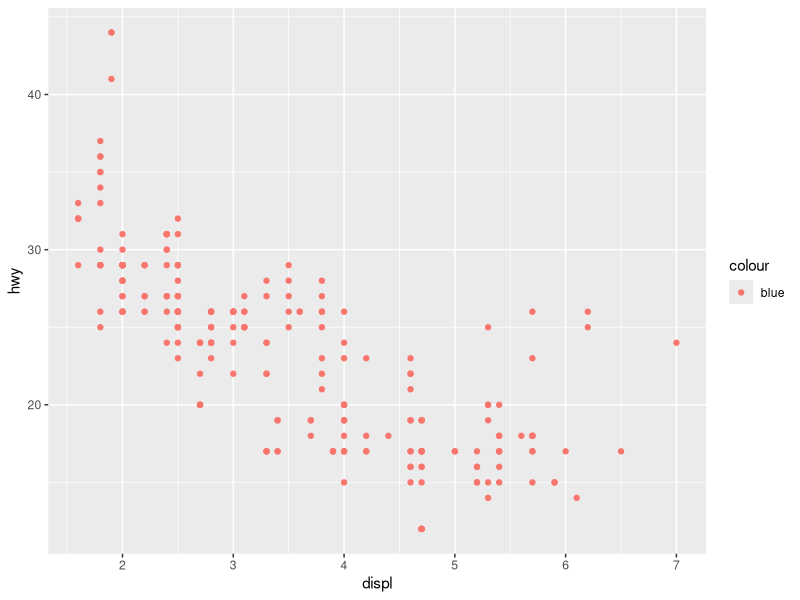
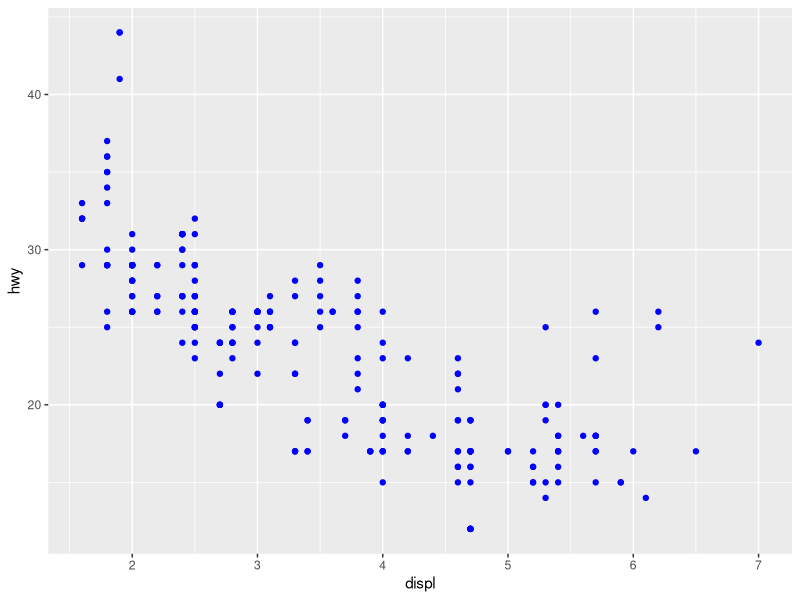
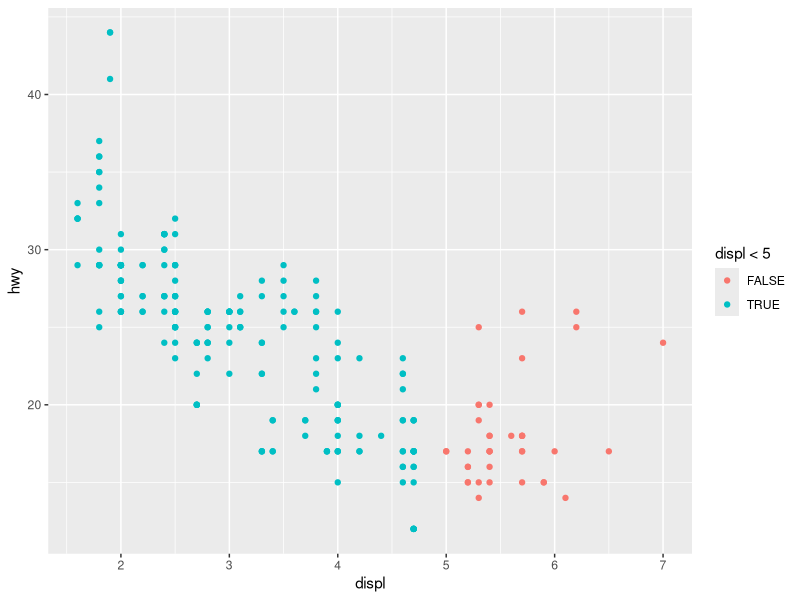
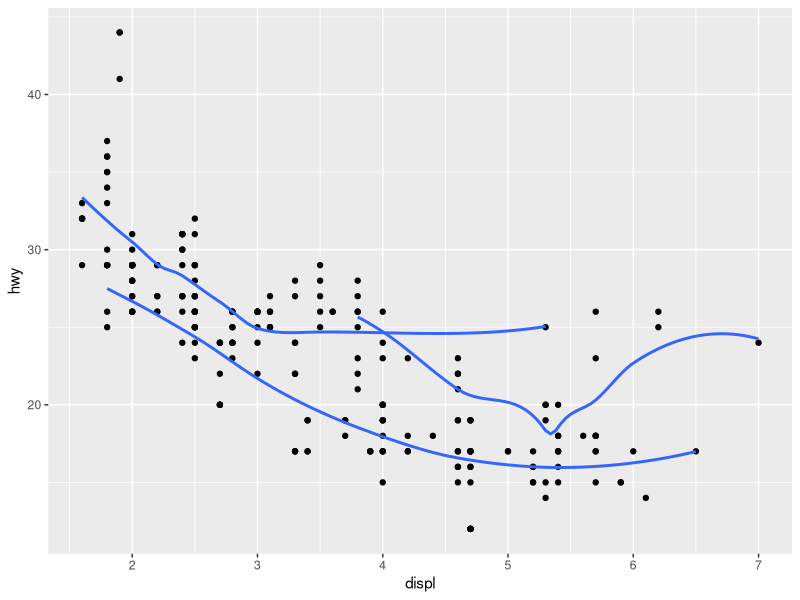
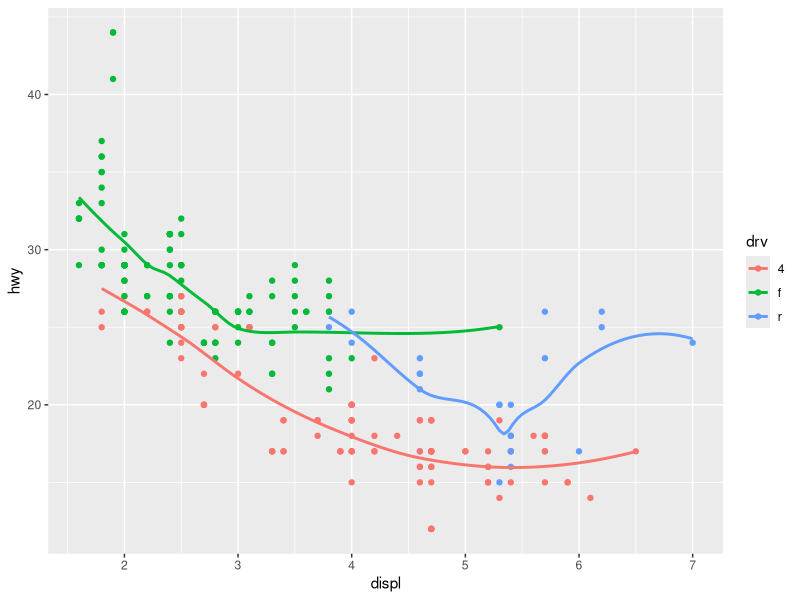
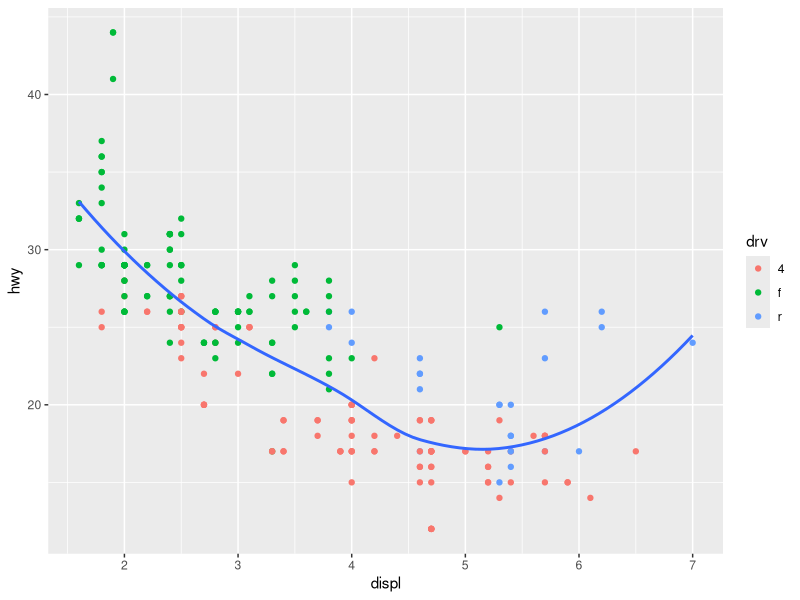
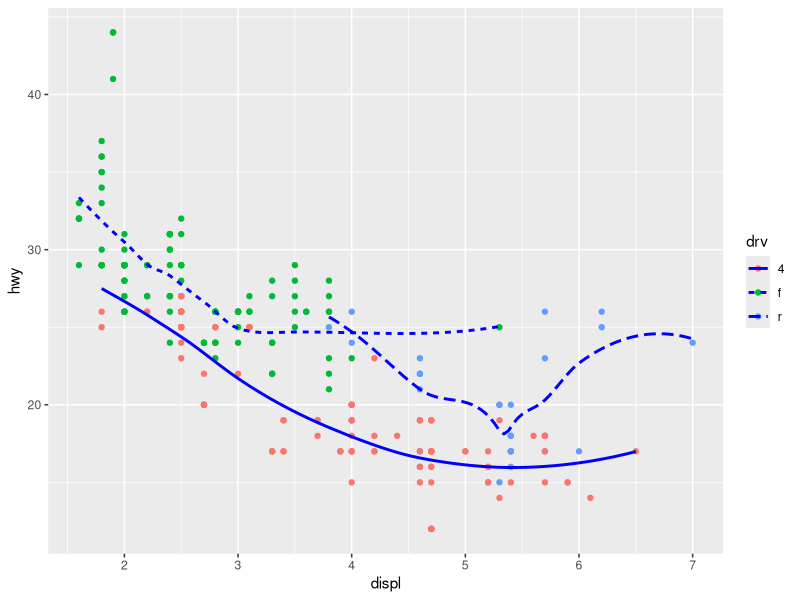
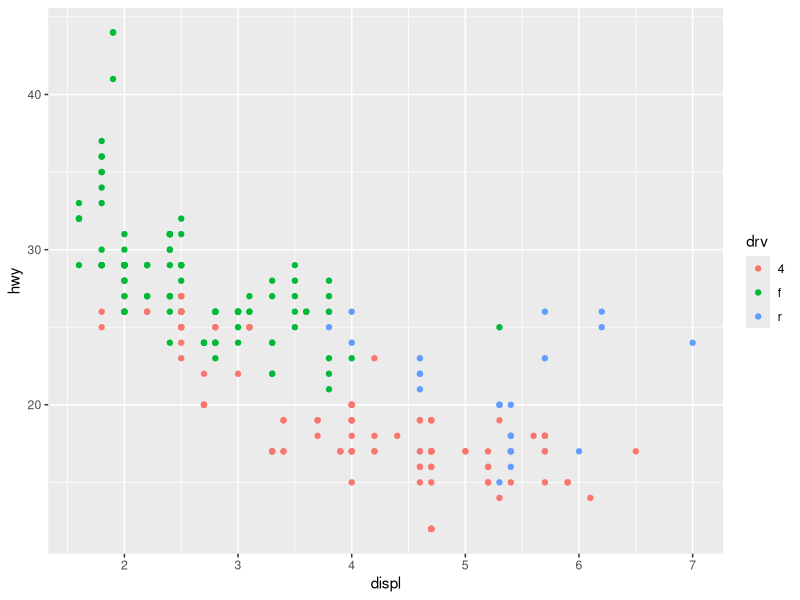

These charts were generated, in order, by the following R code:
## ---- chunk 1
# install the tidyverse package first if you have not done it yet.
#install.packages("tidyverse") # you can comment out this line after you have installed `tidyverse`

library(tidyverse) # for the `ggplot2` package
## ---- chunk 2
?mpg
dim(mpg)  # dimension of the table
names(mpg)  # list the variables in mpg
str(mpg)  # list the structures in mpg
glimpse(mpg) # get a glimpse of the mpg data
## ---- chunk 3
ggplot(data = mpg) + # plot mpg data
  geom_point(mapping = aes(x = displ, y = hwy, color = "blue")) 
## ---- chunk 4
# Enter your code here
ggplot(data = mpg) + # plot the mpg data
  geom_point(mapping = aes(x = displ, y = hwy), color = "blue") # color points blue
## ---- chunk 5
# Enter your code here
ggplot(data = mpg) + # plot mpg data
  geom_point(mapping = aes(x = displ, y = hwy, color = displ<5)) # plot data and color point less than 5 a different color
## ---- chunk 6

ggplot(data = mpg) + # plot mpg data
  geom_point(mapping = aes(x = displ, y = hwy)) + # plot points for mpg data x = displ and y = hwy
  geom_smooth(mapping = aes(x = displ, y = hwy, line = drv), se = F) # plot a line by drv tyoe and no se

## ---- chunk 7

ggplot(data = mpg) + # plot mpg data
  geom_point(mapping = aes(x = displ, y = hwy, col = drv)) + # plot points x = displ y = hwy and color by drive type
  geom_smooth(mapping = aes(x = displ, y = hwy, col = drv), se = F) # plot points x = displ y = hwy and color by drive type and no se

## ---- chunk 8

ggplot(data = mpg) + # plot mog data
  geom_point(mapping = aes(x = displ, y = hwy, color = drv)) + # plot points x = displ y = hwy and color by drive type
  geom_smooth(mapping = aes(x = displ, y = hwy), se = F) # # plot points x = displ y = hwy and no se

## ---- chunk 9

ggplot(data = mpg) + # plot mpg data
  geom_point(mapping = aes(x = displ, y = hwy, color = drv)) + # plot points x = displ y = hwy and color by drive type
  geom_smooth(mapping = aes(x = displ, y = hwy, linetype = drv ), se = F, color = "blue") # plot points x = displ y = hwy and linetype by drve, no se, and color blue

## ---- chunk 10

ggplot(data = mpg) +  # plot mpg data
  geom_point(mapping = aes(x = displ, y = hwy, color = drv)) # plot points x = displ y = hwy and color by drive type

## ---- chunk 11

ggplot(data = mpg) + # plot mpg data
  geom_point(mapping = aes(x = displ, y = hwy, color = drv)) + # plot points x = displ y = hwy and color by drive type
  facet_wrap( ~drv, nrow = 3) # facet wrap by drive with 3 rows

## ---- chunk 12

library(gridExtra) # load gridextra library
gg <- ggplot(data = mpg, # plot mpg data, with x = hwy and fill by drive
             mapping = aes(x = hwy, fill = drv)) 
plot1 <- gg + geom_bar(position="stack") # use stacks position
plot2 <- gg + geom_bar(position="identity") # use identity position
plot3 <- gg + geom_bar(position="fill") # use fill position
plot4 <- gg + geom_bar(position="dodge") # use dodge position
grid.arrange(plot1, plot2, plot3, plot4, ncol=2) # arrange grid with created plots in two columns

## ---- chunk 13
library(datasets) # load datasets library
?quakes # documentation for quakes
## ---- chunk 14
class(quakes)
head(quakes, n=5) # print first 5 rows of quakes
dim(quakes)  # dimension of the table
names(quakes)  # list the variables in quakes
str(quakes)  # list the structures in quakes
glimpse(quakes) # get a glimpse of the quakes data
## ---- chunk 15

gg1 <- ggplot(data = quakes, aes(x = mag))  # plot quakes data qith x = mag
plotA <- gg1 + # plot gg1
  geom_histogram() + # make histogram
  geom_density(aes(x = mag), color = "red") # make density curve with red color
plotA # print to check
plotB <- gg1 + # plot gg1
  geom_boxplot() # plot a boxplot
plotB# print to check
plotC <- gg1 + # print gg1
  stat_ecdf() # plot ecdf
plotC # print to check
plotD <- ggplot(quakes, aes(sample = mag))+ # make plot of quakes with mpg values
  stat_qq() + # make a qq plot
  geom_qq_line() # plot a qqline
plotD # print to check
grid.arrange(plotA, plotB, plotC, plotD, ncol = 2) # arrange plots over two columns
## ---- chunk 16

ggplot() + # ggplot
  geom_point(data = quakes, mapping = aes(x = long, y = lat, size = mag, color = depth)) # plot points from quakes data with x = long, y = lat, size = mag, and color by depth

